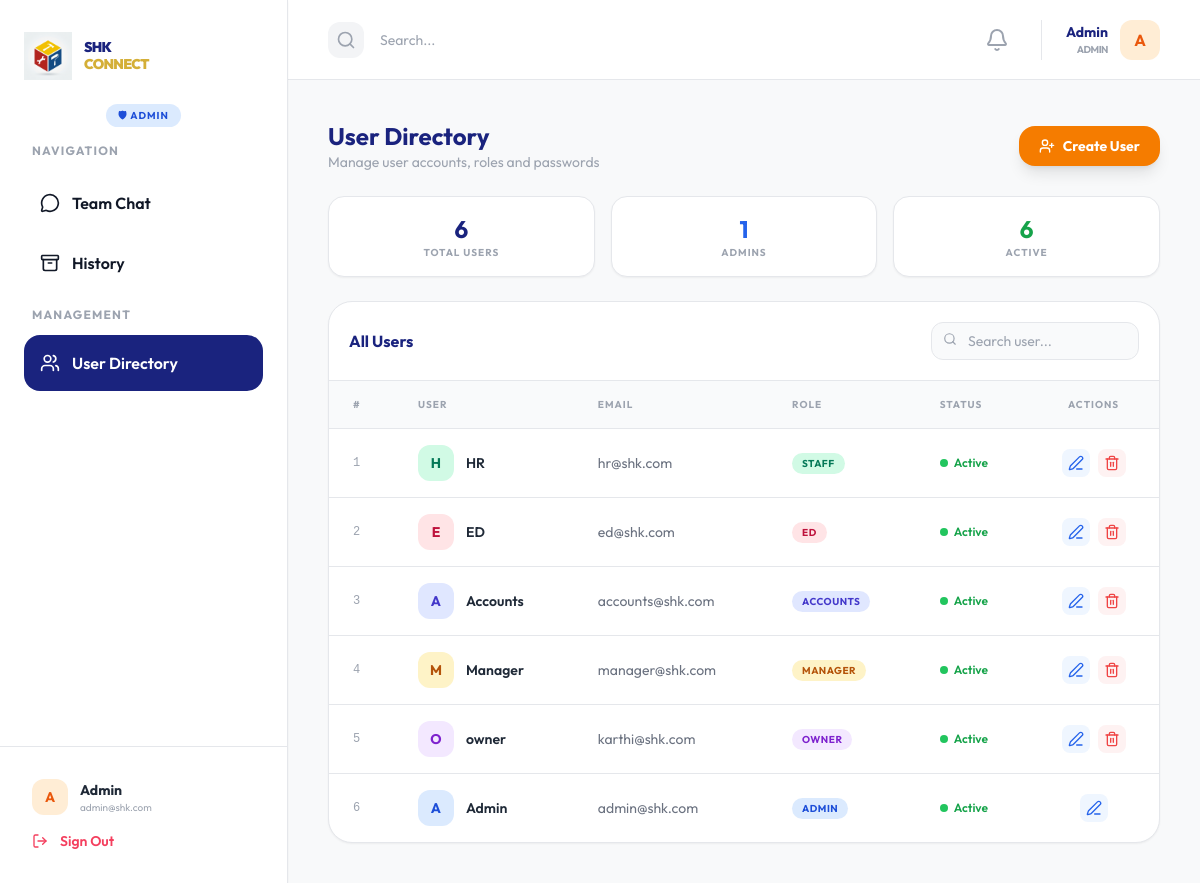
Page /admin/users (signed in) on the committed database.
### models.py (models this page shows, shortened)
class User(db.Model, UserMixin):
    __tablename__ = 'users'
    id = db.Column(db.Integer, primary_key=True)
    username = db.Column(db.String(100), unique=True, nullable=False)
    email = db.Column(db.String(120), unique=True, nullable=False)
    password_hash = db.Column(db.String(255), nullable=False)
    first_name = db.Column(db.String(100))
    last_name = db.Column(db.String(100))
    role_id = db.Column(db.Integer, db.ForeignKey('roles.id'))
    is_active = db.Column(db.Boolean, default=True)
    created_at = db.Column(db.DateTime, default=datetime.utcnow)
    role = db.relationship('Role', backref=db.backref('users', lazy=True))
    messages_sent = db.relationship('Message', foreign_keys='Message.user_id', backref='author', lazy=True)
    messages_received = db.relationship('Message', foreign_keys='Message.recipient_id', backref='recipient', lazy=True)
    groups = db.relationship('Group', secondary=group_members, backref=db.backref('members', lazy='dynamic'))

class Role(db.Model):
    __tablename__ = 'roles'
    id = db.Column(db.Integer, primary_key=True)
    name = db.Column(db.String(50), unique=True, nullable=False)
    description = db.Column(db.String(200))

### admin_routes.py (the view)
@admin_bp.route('/users')
@login_required
@admin_required
def users():
    all_users = User.query.order_by(User.created_at.desc()).all()
    roles = Role.query.all()
    return render_template('admin/users.html', title='User Directory', users=all_users, roles=roles)

### admin_routes.py (called while the page is built)
def admin_required(f):
    @wraps(f)
    def decorated_function(*args, **kwargs):
        if not current_user.is_authenticated or not current_user.role or current_user.role.name != 'Admin':
            flash('Access denied. Admin privileges required.', 'danger')
            return redirect(url_for('chat.index'))
        return f(*args, **kwargs)
    return decorated_function

### app.py (called while the page is built)
@login_manager.user_loader
def load_user(user_id):
    return db.session.get(User, int(user_id))

### templates/admin/users.html (shortened to what this page needs)
{% extends "base.html" %}
{% block content %}
<div class="space-y-6">
  <header class="flex flex-col sm:flex-row sm:justify-between sm:items-center gap-4">
    <div>
      <h2 class="text-2xl font-bold text-[#1A237E]">User Directory</h2>
      <p class="text-gray-400 text-sm">Manage user accounts, roles and passwords</p>
    </div>
    <button onclick="openModal('createModal')"
      class="w-full sm:w-auto justify-center bg-[#F57C00] text-white px-5 py-2.5 rounded-2xl font-bold hover:bg-[#E65100] transition shadow-lg flex items-center gap-2 text-sm">
      <i data-lucide="user-plus" class="w-4 h-4"></i> Create User
    </button>
  </header>
  <div class="grid grid-cols-2 lg:grid-cols-3 gap-4">
    <div class="bg-white rounded-2xl p-4 border shadow-sm text-center">
      <p class="text-2xl font-bold text-[#1A237E]">{{ users|length }}</p>
      <p class="text-[10px] font-bold text-gray-400 uppercase tracking-widest">Total Users</p>
    </div>
    <div class="bg-white rounded-2xl p-4 border shadow-sm text-center">
      <p class="text-2xl font-bold text-blue-600">{{ users|selectattr('role')|selectattr('role.name','equalto','Admin')|list|length }}</p>
      <p class="text-[10px] font-bold text-gray-400 uppercase tracking-widest">Admins</p>
    </div>
    <div class="bg-white rounded-2xl p-4 border shadow-sm text-center">
      <p class="text-2xl font-bold text-green-600">{{ users|selectattr('is_active')|list|length }}</p>
      <p class="text-[10px] font-bold text-gray-400 uppercase tracking-widest">Active</p>
    </div>
  </div>
  <div class="bg-white rounded-3xl shadow-sm overflow-hidden border">
    <div class="p-5 border-b flex items-center justify-between flex-wrap gap-2">
      <h3 class="font-bold text-[#1A237E]">All Users</h3>
      <div class="relative w-full sm:w-auto">
        <i data-lucide="search" class="w-3.5 h-3.5 absolute left-3 top-2.5 text-gray-400"></i>
        <input id="userSearch" type="text" placeholder="Search user..."
          oninput="filterUsers(this.value)"
          class="pl-9 pr-4 py-2 bg-gray-50 border rounded-xl text-sm outline-none w-full sm:w-52">
      </div>
    </div>
    <div class="hidden md:block overflow-x-auto">
    <table class="w-full text-left" id="userTable">
      <thead class="bg-gray-50 border-b text-[10px] font-bold text-gray-400 uppercase tracking-widest">
        <tr>
          <th class="px-6 py-4">#</th>
          <th class="px-6 py-4">User</th>
          <th class="px-6 py-4">Email</th>
          <th class="px-6 py-4">Role</th>
          <th class="px-6 py-4">Status</th>
          <th class="px-6 py-4 text-center">Actions</th>
        </tr>
      </thead>
      <tbody class="divide-y text-sm">
        {% for user in users %}
        <tr class="hover:bg-gray-50 transition user-row">
          <td class="px-6 py-4 text-gray-400 font-mono text-xs">{{ loop.index }}</td>
          <td class="px-6 py-4">
            <div class="flex items-center gap-3">
              <div class="w-9 h-9 rounded-xl flex items-center justify-center font-bold text-sm
                          {% if user.role and user.role.name == 'Admin' %}bg-blue-100 text-blue-700
                          {% elif user.role and user.role.name == 'Owner' %}bg-purple-100 text-purple-700
                          {% elif user.role and user.role.name == 'ED' %}bg-rose-100 text-rose-700
                          {% elif user.role and user.role.name == 'Manager' %}bg-amber-100 text-amber-700
                          {% elif user.role and user.role.name == 'Accounts' %}bg-indigo-100 text-indigo-700
                          {% elif user.role and user.role.name == 'Staff' %}bg-emerald-100 text-emerald-700
                          {% else %}bg-orange-100 text-orange-600{% endif %}">
                {{ user.username[0].upper() }}
              </div>
              <span class="font-semibold text-gray-800 user-name">{{ user.username }}</span>
            </div>
          </td>
          <td class="px-6 py-4 text-gray-500">{{ user.email }}</td>
          <td class="px-6 py-4">
            {% set r = user.role.name if user.role else 'No Role' %}
            <span class="px-2.5 py-1 rounded-full text-[10px] font-bold uppercase tracking-wider
                        {% if r == 'Admin' %}bg-blue-100 text-blue-700
                        {% elif r == 'Owner' %}bg-purple-100 text-purple-700
                        {% elif r == 'ED' %}bg-rose-100 text-rose-700
                        {% elif r == 'Manager' %}bg-amber-100 text-amber-700
                        {% elif r == 'Accounts' %}bg-indigo-100 text-indigo-700
                        {% elif r == 'Staff' %}bg-emerald-100 text-emerald-700
                        {% else %}bg-gray-100 text-gray-600{% endif %}">{{ r }}</span>
          </td>
          <td class="px-6 py-4">
            {% if user.is_active %}
            <span class="flex items-center gap-1.5 text-green-600 text-xs font-semibold">
              <span class="w-2 h-2 bg-green-500 rounded-full"></span> Active
            </span>
            {% else %}
            <span class="flex items-center gap-1.5 text-gray-400 text-xs font-semibold">
              <span class="w-2 h-2 bg-gray-300 rounded-full"></span> Inactive
            </span>
            {% endif %}
          </td>
          <td class="px-6 py-4">
            <div class="flex items-center justify-center gap-2">
              <button onclick="openEdit({{ user.id }}, '{{ user.username }}', '{{ user.email }}', '{{ user.role_id or '' }}')"
                class="p-1.5 bg-blue-50 text-blue-600 hover:bg-blue-100 rounded-lg transition" title="Edit">
                <i data-lucide="edit-3" class="w-4 h-4"></i>
              </button>
              {% if user.id != current_user.id %}
              <form action="{{ url_for('admin.delete_user', user_id=user.id) }}" method="POST"
                    onsubmit="return confirm('Delete {{ user.username }}? This cannot be undone.')">
                <button type="submit" class="p-1.5 bg-red-50 text-red-500 hover:bg-red-100 rounded-lg transition" title="Delete">
                  <i data-lucide="trash-2" class="w-4 h-4"></i>
                </button>
              </form>
              {% endif %}
            </div>
          </td>
        </tr>
        {% else %}
        <tr><td colspan="6" class="text-center py-16 text-gray-400">No users found.</td></tr>
        {% endfor %}
      </tbody>
    </table>
  </div>
</div>
{% endblock %}

### templates/base.html (shortened to what this page needs)
<!DOCTYPE html>
<html lang="en">
<head>
    <script src="https://cdn.tailwindcss.com"></script>
</head>
<body class="text-gray-900">
    <div class="app-shell flex overflow-hidden relative">
                {% set role = current_user.role.name if current_user.role else 'Member' %}
        <aside class="w-72 bg-white border-r hidden lg:flex flex-col shadow-sm z-10">
            <div class="px-6 pt-8 pb-6 flex items-center gap-3">
                <div class="w-12 h-12 flex-shrink-0">
                    <img src="{{ url_for('static', filename='img/shk_logo_new.png') }}" alt="Logo" class="w-full h-full object-contain">
                </div>
                <div>
                    <h1 class="text-[14px] font-black text-[#1A237E] uppercase tracking-tighter leading-tight">
                        SHK <br><span class="text-[#D4AF37]">CONNECT</span>
                    </h1>
                </div>
            </div>
            <div class="px-8 pb-4 flex justify-center">
                {% set role = current_user.role.name if current_user.role else 'Member' %}
                {% if role == 'Admin' %}
                    <span class="text-[10px] font-bold uppercase tracking-widest bg-blue-100 text-blue-700 px-3 py-1 rounded-full">🛡 Admin</span>
                {% elif role == 'Owner' %}
                    <span class="text-[10px] font-bold uppercase tracking-widest bg-purple-100 text-purple-700 px-3 py-1 rounded-full">👑 Owner</span>
                {% elif role == 'ED' %}
                    <span class="text-[10px] font-bold uppercase tracking-widest bg-rose-100 text-rose-700 px-3 py-1 rounded-full">👔 ED</span>
                {% elif role == 'Manager' %}
                    <span class="text-[10px] font-bold uppercase tracking-widest bg-amber-100 text-amber-700 px-3 py-1 rounded-full">💼 Manager</span>
                {% elif role == 'Accounts' %}
                    <span class="text-[10px] font-bold uppercase tracking-widest bg-indigo-100 text-indigo-700 px-3 py-1 rounded-full">🧾 Accounts</span>
                {% elif role == 'Staff' %}
                    <span class="text-[10px] font-bold uppercase tracking-widest bg-emerald-100 text-emerald-700 px-3 py-1 rounded-full">🛠 Staff</span>
                {% else %}
                    <span class="text-[10px] font-bold uppercase tracking-widest bg-gray-100 text-gray-500 px-3 py-1 rounded-full">👤 Member</span>
                {% endif %}
            </div>
            <div class="px-6 flex-1">
                <nav class="space-y-1">
                    <p class="text-xs font-bold text-gray-400 uppercase tracking-widest mb-4 px-2">Navigation</p>
                    <a href="/chat" class="nav-link flex items-center gap-3 p-4 rounded-2xl transition {% if '/chat' in request.path %}active{% endif %}">
                        <i data-lucide="message-circle" class="w-5 h-5"></i>
                        <span class="font-semibold">Team Chat</span>
                    </a>
                    <a href="/admin/history" class="nav-link flex items-center gap-3 p-4 rounded-2xl transition {% if request.path == '/admin/history' %}active{% endif %}">
                        <i data-lucide="archive" class="w-5 h-5"></i>
                        <span class="font-semibold">History</span>
                    </a>
                    {% if role == 'Admin' %}
                    <div class="pt-3">
                        <p class="text-xs font-bold text-gray-400 uppercase tracking-widest mb-3 px-2">Management</p>
                        <a href="/admin/users" class="nav-link flex items-center gap-3 p-4 rounded-2xl transition {% if request.path == '/admin/users' %}active{% endif %}">
                            <i data-lucide="users" class="w-5 h-5"></i>
                            <span class="font-semibold">User Directory</span>
                        </a>
                    </div>
                    {% endif %}
                </nav>
            </div>
            <div class="p-8 border-t">
                <div class="flex items-center gap-3 mb-4">
                    <div class="w-9 h-9 bg-orange-100 text-orange-600 rounded-xl flex items-center justify-center font-bold text-sm flex-shrink-0">
                        {{ current_user.username[0].upper() }}
                    </div>
                    <div class="overflow-hidden">
                        <p class="text-sm font-bold text-gray-800 truncate">{{ current_user.username }}</p>
                        <p class="text-[10px] text-gray-400 truncate">{{ current_user.email }}</p>
                    </div>
                </div>
                <a href="/logout" class="flex items-center gap-3 text-rose-500 hover:text-rose-700 transition font-semibold text-sm">
                    <i data-lucide="log-out" class="w-4 h-4"></i>
                    <span>Sign Out</span>
                </a>
            </div>
        </aside>
        <div class="flex-1 flex flex-col min-w-0 overflow-hidden relative">
            <header class="h-16 lg:h-20 bg-white border-b flex items-center justify-between px-4 lg:px-10 flex-shrink-0">
                <div class="flex items-center gap-4">
                    <div class="bg-gray-100 p-2 rounded-xl hidden sm:block">
                        <i data-lucide="search" class="w-5 h-5 text-gray-400"></i>
                    </div>
                    <input type="text" placeholder="Search..." class="hidden sm:block bg-transparent border-none outline-none text-sm w-32 sm:w-64">
                </div>
                <div class="flex items-center gap-6">
                    <div class="relative">
                        <button id="notification-bell" class="relative p-2 text-gray-400 hover:text-[#1A237E] transition-colors focus:outline-none">
                            <i data-lucide="bell" class="w-6 h-6"></i>
                        </button>
                    </div>
                    <div class="hidden sm:flex items-center gap-3 pl-6 border-l">
                        <div class="text-right">
                            <p class="text-sm font-bold text-[#1A237E]">{{ current_user.username }}</p>
                            <p class="text-[10px] font-bold text-gray-400 uppercase tracking-tighter">{{ current_user.role.name if current_user.role else 'Employee' }}</p>
                        </div>
                        <div class="w-10 h-10 bg-orange-100 text-orange-600 rounded-xl flex items-center justify-center font-bold">
                            {{ current_user.username[0].upper() }}
                        </div>
                    </div>
                </div>
            </header>
            <main class="flex-1 min-h-0 overflow-y-auto p-4 lg:p-10 bg-[#F8F9FA] pb-24 lg:pb-10">
                {% block content %}{% endblock %}
            </main>
                {% set role = current_user.role.name if current_user.role else 'Member' %}
        </div>
    </div>
</body>
</html>

### templates/base.html (style rules this page uses)
html, body { height: 100%; }
body { font-family: 'Outfit', sans-serif; background-color: #F8F9FA; -webkit-tap-highlight-color: transparent; overscroll-behavior: none; }
.app-shell { height: 100vh; }
.nav-link.active { background: #1A237E; color: white; }

### rows in the picture
User: username "A", username "Admin", email "admin@shk.com", is_active True (drawn)
Role: role "ADMIN", name "ADMIN"
User: username "H", username "HR", email "hr@shk.com", is_active True (drawn)
Role: name "STAFF"
User: username "E", username "ED", email "ed@shk.com", is_active True (drawn)
Role: name "ED"
User: username "A", username "Accounts", email "accounts@shk.com", is_active True (drawn)
Role: name "ACCOUNTS"
User: username "M", username "Manager", email "manager@shk.com", is_active True (drawn)
Role: name "MANAGER"
User: username "O", username "owner", email "karthi@shk.com", is_active True (drawn)
Role: name "OWNER"

### other values in the picture
{{ users|length }} "6"
{{ users|selectattr('is_active')|list|length }} "6"
